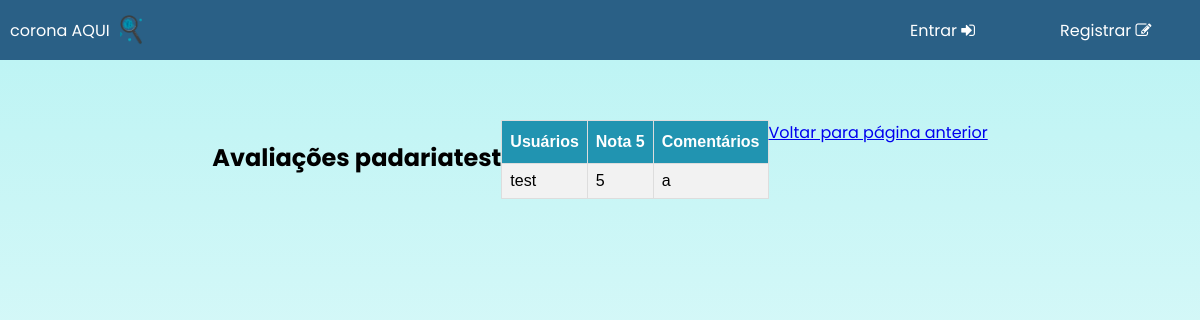
The page /registros/4 on the database its author committed.
### registros/models.py (models this page shows, shortened)
class Empresas(models.Model):
    id = models.AutoField(auto_created=True, primary_key=True, serialize=False, verbose_name='ID')
    address = models.CharField(max_length=200)
    name = models.CharField(max_length=101)
    grade = models.IntegerField()
    longitude = models.FloatField(default='0.00')
    latitude = models.FloatField(default='0.00')

class Avaliações(models.Model):
    id = models.AutoField(auto_created=True, primary_key=True, serialize=False, verbose_name='ID')
    user = models.ManyToManyField(Usuários, blank=True, related_name="usuário")
    username = models.CharField(max_length=64, default='Sem nome')
    empresaname = models.CharField(max_length=64, default='Sem nome')
    user_id = models.IntegerField(default=0)
    empresa = models.ManyToManyField(Empresas, blank=True, related_name="empresas")
    empresa_id = models.IntegerField(default=0)
    comment = models.CharField(max_length=300, default='Não deixou comentários sobre o estabelecimento.')
    grade = models.IntegerField()

### registros/views.py (the view)
# urls.py: path("<int:empresa_id>", views.avaliacao, name="avaliacao"),
def avaliacao(request, empresa_id):
    empresa = Empresas.objects.get(id=empresa_id)
    avaliacao = Avaliações.objects.filter(empresa_id=empresa_id)
    media = Avaliações.objects.filter(empresa_id=empresa_id).aggregate(Avg('grade'))
    return render(request, "registros/avaliacao.html", {
        "empresa": empresa,
        "avaliacoes": avaliacao,
        "media": media,
    })

### registros/templates/registros/avaliacao.html
{% extends "registros/layout.html" %}
{% block body %}
    <header>
    <h2> Avaliações  {{ empresa.name }}</h2>
    </header>
    <br><br>
    <footer>
     <table id="customers">
        <tr>
          <th>Usuários</th>
          <th>Nota {{ media.grade__avg|floatformat:"0" }} </th>
          <th>Comentários</th>
        </tr>
        {% for avaliacao in avaliacoes %}
        <tr>
            <td>{{ avaliacao.username }}</td>
            <td>{{ avaliacao.grade }}</td>
            <td>{{ avaliacao.comment }}</td>
        </tr>
        {% empty %}
            <td>Nenhuma avaliação realizada</td>
            <td></td>
            <td></td>
        {% endfor %}
    </table>
    </footer>
        <a href="{% url 'index' %} ">Voltar para página anterior</a>
{% endblock %}

### home/static/index.css (style rules this page uses)
body { margin: 0; font-family: 'Poppins'; }
#customers { font-family: "Trebuchet MS", Arial, Helvetica, sans-serif; border-collapse: collapse; width: 100%; }
#customers td, #customers th { border: 1px solid #ddd; padding: 8px; }
#customers tr:nth-child(even) { background-color: #f2f2f2; }
#customers th { padding-top: 12px; padding-bottom: 12px; text-align: left; background-color: #2194b1; color: white; }

### rows shown on the page
Empresas: name "padariatest"
Avaliações: username "test", grade "5", comment "a"

### other values the page prints
{{ media.grade__avg|floatformat:"0" }} "5"
